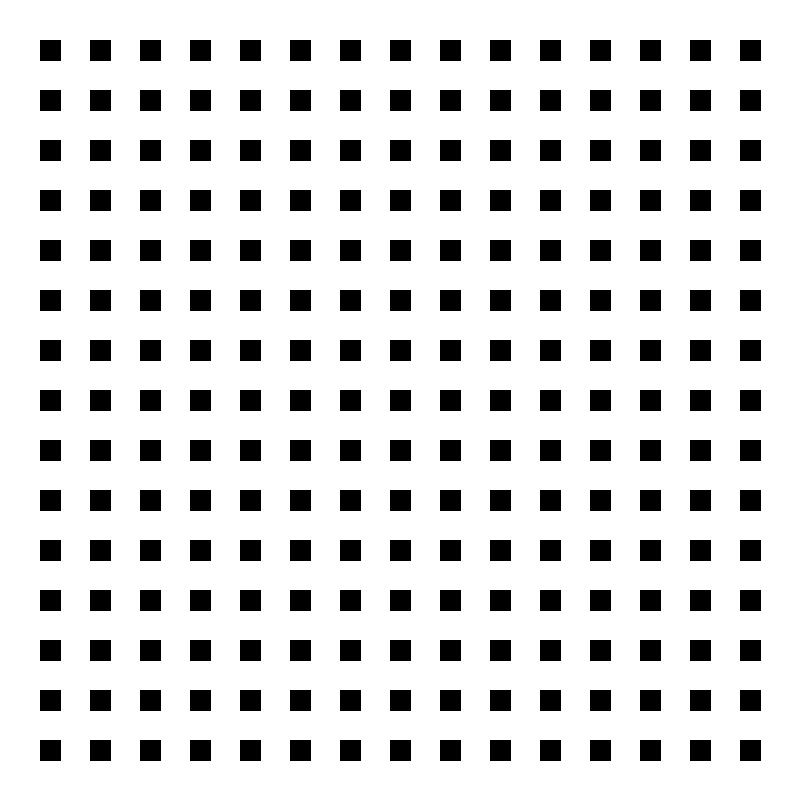
Frame 1 (no input)
Frame 60 (the mouse pressed at the canvas centre just before this capture): identical to frame 1, image omitted
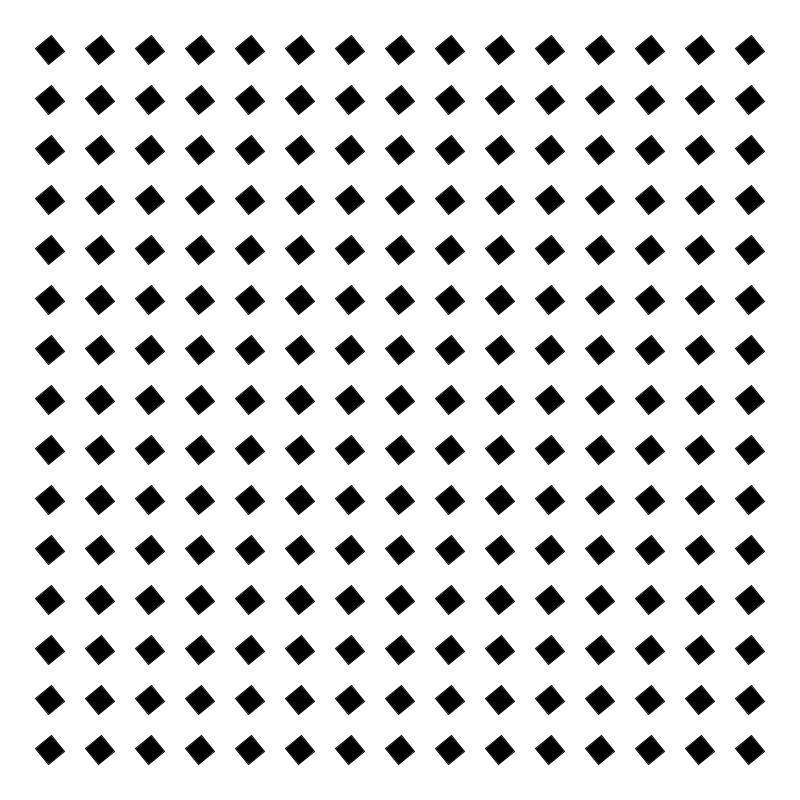
Frame 120 (the mouse held since frame 60 and released just before this capture)

The Processing sketch that drew these frames (run headless with seeded random() and noise(); from frame 60 on, the mouse is pressed at the canvas centre):

// Processing sketch: cc_05_rotation
// ── cc_05_rotation.pde
void setup() {
  size(800, 800);
}

void draw() {
  background(255);
  
  fill(0);
  rectMode(CENTER);
  int skip = 50;
  
  for (int x = skip; x <= width - skip; x += skip) {
    for (int y = skip; y <= height - skip; y += skip) {
      //before you do a rotation, call this function
      pushMatrix();
      //translate the origin from (0, 0) to (x, y)
      translate(x, y);
      //rotate around the squares' origins based on mouse position
      rotate(mouseX / 100.0);
      //draw rectangle at (0, 0) since (x, y) is the new origin
      rect(0, 0, 20, 20);
      //call this function to end the translation
      popMatrix();
    }
  }
}
